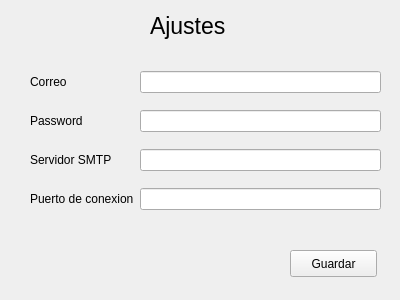
<?xml version="1.0" encoding="UTF-8"?>
<ui version="4.0">
 <class>Form</class>
 <widget class="QWidget" name="Form">
  <property name="geometry">
   <rect>
    <x>0</x>
    <y>0</y>
    <width>400</width>
    <height>300</height>
   </rect>
  </property>
  <property name="windowTitle">
   <string>Ajustes</string>
  </property>
  <widget class="QLabel" name="label">
   <property name="geometry">
    <rect>
     <x>150</x>
     <y>10</y>
     <width>81</width>
     <height>31</height>
    </rect>
   </property>
   <property name="font">
    <font>
     <pointsize>17</pointsize>
    </font>
   </property>
   <property name="text">
    <string>Ajustes</string>
   </property>
  </widget>
  <widget class="QPushButton" name="btnSaveSettings">
   <property name="geometry">
    <rect>
     <x>290</x>
     <y>250</y>
     <width>87</width>
     <height>27</height>
    </rect>
   </property>
   <property name="text">
    <string>Guardar</string>
   </property>
  </widget>
  <widget class="QWidget" name="">
   <property name="geometry">
    <rect>
     <x>30</x>
     <y>60</y>
     <width>351</width>
     <height>161</height>
    </rect>
   </property>
   <layout class="QGridLayout" name="gridLayout">
    <item row="0" column="0">
     <widget class="QLabel" name="label_2">
      <property name="text">
       <string>Correo</string>
      </property>
     </widget>
    </item>
    <item row="0" column="1">
     <widget class="QLineEdit" name="txtSettingsCorreo"/>
    </item>
    <item row="1" column="0">
     <widget class="QLabel" name="label_3">
      <property name="text">
       <string>Password</string>
      </property>
     </widget>
    </item>
    <item row="1" column="1">
     <widget class="QLineEdit" name="txtsettingsPass"/>
    </item>
    <item row="2" column="0">
     <widget class="QLabel" name="label_4">
      <property name="text">
       <string>Servidor SMTP</string>
      </property>
     </widget>
    </item>
    <item row="2" column="1">
     <widget class="QLineEdit" name="txtsmtp"/>
    </item>
    <item row="3" column="0">
     <widget class="QLabel" name="label_5">
      <property name="text">
       <string>Puerto de conexion</string>
      </property>
     </widget>
    </item>
    <item row="3" column="1">
     <widget class="QLineEdit" name="txtpuerto"/>
    </item>
   </layout>
  </widget>
 </widget>
 <resources/>
 <connections/>
</ui>
